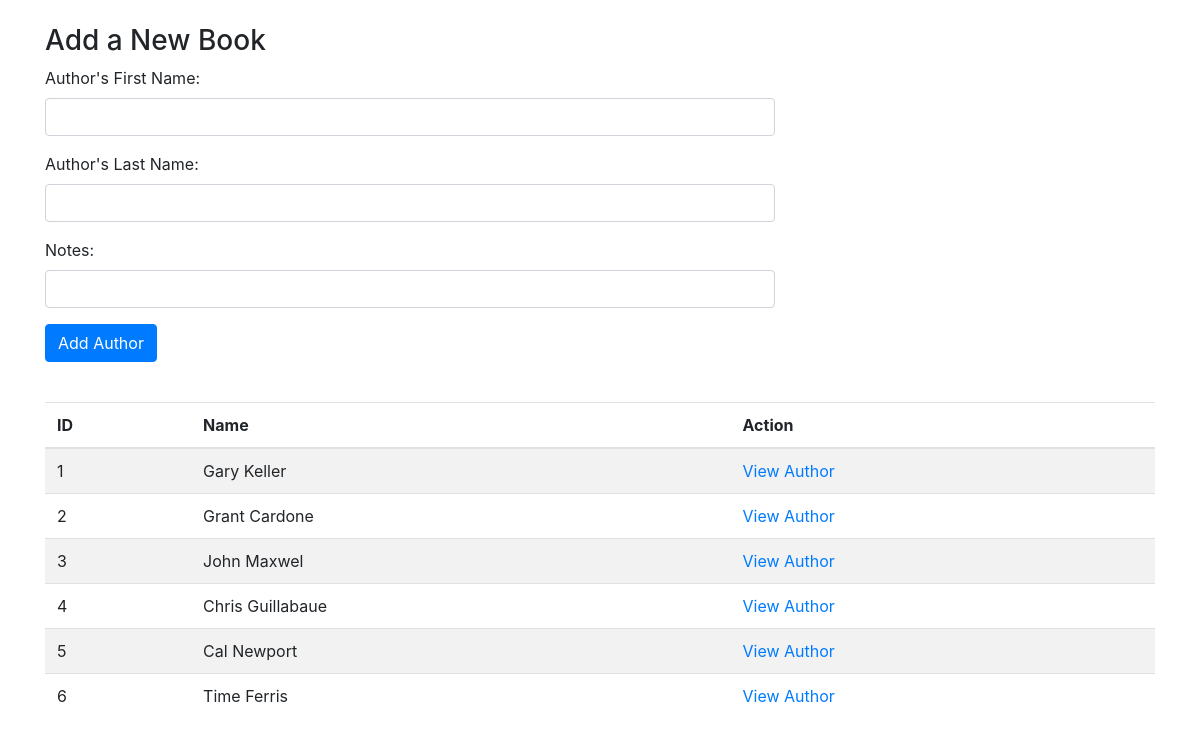
The app's page /authors with its own data.
### books_authors_app/models.py (models this page shows, shortened)
class Author(models.Model):
    first_name = models.CharField(max_length=200)
    last_name = models.CharField(max_length=200)
    notes = models.TextField(blank=True)
    books = models.ManyToManyField(Book, related_name='authors')

### books_authors_app/views.py (the view)
# urls.py: path('authors', views.home_authors, name='home_authors'),
def home_authors(request):
    data = dict(
        authors = Author.objects.all(),
    )
    return render(request, 'new_author.html', context=data)

### books_authors_app/templates/new_author.html (shortened to what this page needs)
{% load static %}
<html>
<head>
    <link rel="stylesheet" href="https://stackpath.bootstrapcdn.com/bootstrap/4.5.2/css/bootstrap.min.css">
</head>
<body>
    <div class="container mt-4">
        <div class="row">
            <div class="col-md-8">
                <h3>Add a New Book</h3>
                <form action="{% url 'add_author' %}" method="post">
                    <div class="form-group">
                        <label>Author's First Name:</label>
                        <input type="text" class="form-control" name="first_name">
                    </div>
                    <div class="form-group">
                        <label>Author's Last Name:</label>
                        <input type="text" class="form-control" name="last_name">
                    </div>
                    <div class="form-group">
                        <label>Notes:</label>
                        <input type="text" class="form-control" name="notes">
                    </div>
                    <button type="submit" class="btn btn-primary">Add Author</button>
                </form>
            </div>
        </div>
    </div>
    <div class="container mt-4">
        <table class="table table-striped">
            <thead>
                <tr>
                    <th>ID</th>
                    <th>Name</th>
                    <th>Action</th>
                </tr>
            </thead>
            <tbody>
                {% for author in authors %}
                <tr>
                    <td>{{ author.id }}</td>
                    <td>{{ author.first_name }} {{ author.last_name }}</td>
                    <td><a href="{% url 'display_author' author_id=author.id %}">View Author</a></td>
                </tr>
                {% endfor %}
            </tbody>
        </table>
    </div>
</body>
</html>

### records on screen
Author: id "1", first_name "Gary", last_name "Keller"
Author: id "2", first_name "Grant", last_name "Cardone"
Author: id "3", first_name "John", last_name "Maxwel"
Author: id "4", first_name "Chris", last_name "Guillabaue"
Author: id "5", first_name "Cal", last_name "Newport"
Author: id "6", first_name "Time", last_name "Ferris"
